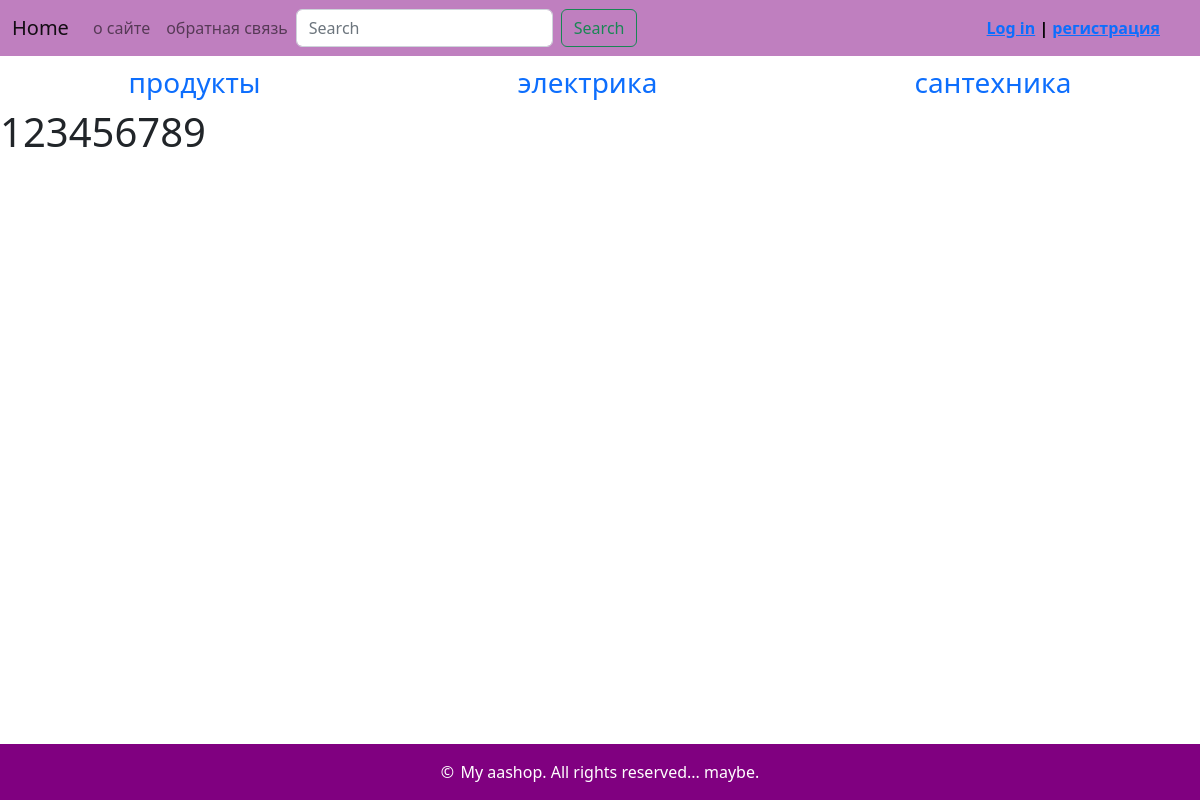
Page /contact/ on the committed database.
### myapp/models.py (models this page shows, shortened)
class CommonInfo(models.Model):
    slug = models.SlugField(max_length=50, db_index=True, unique=True, verbose_name='slug')
    class Meta:
        abstract = True

class Category(CommonInfo):
    title = models.CharField(max_length=255, verbose_name='категория')
    class Meta:
        verbose_name_plural = 'Categories'
    def get_absolute_url(self):
        return reverse('myapp:category_detail', kwargs={'pk': self.pk})

### myapp/views.py (the view)
# urls.py: path('contact/', Contacts.as_view(), name='contact'),
class Contacts(DataMixin, TemplateView):
    template_name = 'myapp/contact.html'
    def get_context_data(self, **kwargs):
        context = super(Contacts, self).get_context_data()
        mix_cont = self.get_user_context(title='Contact')
        return context | mix_cont

### myapp/templatetags/categories_tags.py (called while the page is built)
@register.simple_tag()
def get_cats():
    return Category.objects.all()

### myapp/utils.py (called while the page is built)
    def get_user_context(self, **kwargs):
        context = kwargs
        cats = cache.get('cats')
        if not cats:
            cats = Category.objects.all()
            cache.set('cats', cats, 60)
        user_menu = menu.copy()
        if not self.request.user.is_authenticated:
            user_menu.pop(1)
        context['cats'] = cats
        context['menu'] = user_menu
        return context

### myapp/templates/myapp/contact.html
{% extends 'myapp/base.html' %}
{% load static %}
{% block content %}
	<h1 class="contact">123456789</h1>
{% endblock content %}

### myapp/templates/myapp/base.html (shortened to what this page needs)
{% load static %}
{% load categories_tags %}
<!DOCTYPE html>
<html lang="en">
	<head>
		<link rel="stylesheet" href="{% static 'myapp/css/style.css' %}" type="text/css">
		<link href="https://cdn.jsdelivr.net/npm/bootstrap@5.2.3/dist/css/bootstrap.min.css" rel="stylesheet">
	</head>
	<body>
		<nav class="navbar navbar-expand-lg" style="background-color: rgba(128, 0, 128, 0.5); ">
		  <div class="container-fluid">
		    <a class="navbar-brand" href="{% url 'myapp:home' %}">Home</a>
		    <div class="collapse navbar-collapse" id="navbarNavAltMarkup">
		      <div class="navbar-nav">
		          {% for m in menu %}
			          <a class="nav-link" href="{% url m.url %}">{{ m.title }}</a>
		          {% endfor %}
		      </div>
		      <div class="menu log-menu">
						{% if not request.user.is_authenticated %}
							<a href="{% url 'auth:login' %}">Log in</a> | <a href="{% url 'auth:register' %}">регистрация</a>
						{% else %}
							<a class="user-link" href="{% url 'auth:logout' %}">выйти</a> <div class="menu user-name">{{ user.username }}</div>
						{% endif %}
					</div>
			    <form action="{% url 'myapp:search' %}" method="get" class="d-flex" role="search">
            <input name="search" class="form-control me-2" type="text" placeholder="Search" aria-label="Search">
            <button class="btn btn-outline-success" type="submit">Search</button>
          </form>
		    </div>
		  </div>
		</nav>
			<div class="category">
				{% for cat in cats %}
					<h3>
						<a class="cat" href="{{ cat.get_absolute_url }}"  style="text-decoration: none; ">{{ cat.title }}</a>
					</h3>
				{% endfor %}
			</div>
		{% block content %}
		{% endblock content %}
		<div class="footer">&copy;<span> My aashop. All rights reserved... maybe.</span></div>
	</body>
</html>

### myapp/static/myapp/css/style.css (style rules this page uses)
.menu { color: red; text-align: left; display: inline-block; }
.log-menu { position: absolute; right: 0px; margin: 0px 40px 0px 0px; width: 25%; text-align: right; }
.contact { font-size: 250%; }
.category { display: flex; justify-content: space-around; padding-top: 10px; }
a, a:visited { color: inherit; text-decoration: none; }
.log-menu { font-weight: 600; color: black; }
:root { box-sizing: border-box; margin: 0; padding: 0; font-family: sans-serif; }
body { height: 100vh; overflow: hidden; }
.footer { position: absolute; bottom: 0; left: 0; right: 0; padding: 1rem; background: purple; color: white; font-weight: 500; display: flex; justify-content: center; align-items: center; gap: 0.2rem; }
body { background-image: url("../images/фон.jpg") !important; background-position: 0 0; background-repeat: no-repeat; background-size: 100% auto; }

### rows in the picture
Category: title "продукты"
Category: title "электрика"
Category: title "сантехника"

### other values in the picture
{{ m.title }} "о сайте" "обратная связь"
